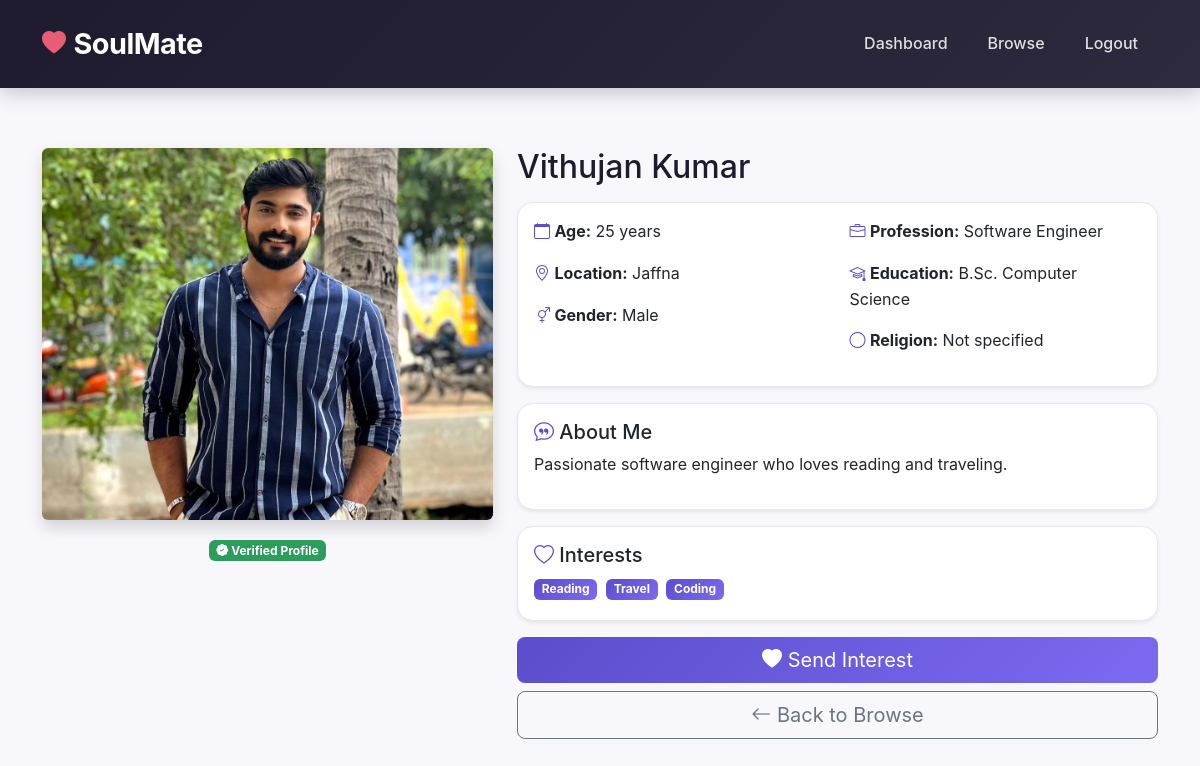
Page /profile.php?id=1 (signed in) on the committed database.
### tables this page shows
CREATE TABLE users (
    id INT AUTO_INCREMENT PRIMARY KEY,
    first_name VARCHAR(50) NOT NULL,
    last_name VARCHAR(50) NOT NULL,
    email VARCHAR(100) UNIQUE NOT NULL,
    password_hash VARCHAR(255) NOT NULL,
    gender ENUM('male', 'female', 'other') NOT NULL,
    birthdate DATE NOT NULL,
    location VARCHAR(50) NOT NULL,
    occupation VARCHAR(100),
    education VARCHAR(50),
    religion VARCHAR(50),
    bio TEXT,
    looking_for ENUM('male', 'female', 'both', 'other'),
    interests TEXT,
    profile_image VARCHAR(255),
    is_verified BOOLEAN DEFAULT FALSE,
    created_at TIMESTAMP DEFAULT CURRENT_TIMESTAMP,
    updated_at TIMESTAMP DEFAULT CURRENT_TIMESTAMP ON UPDATE CURRENT_TIMESTAMP,
    last_login TIMESTAMP NULL
);

### includes/functions.php (called while the page is built, shortened)
<?php
function calculateAge($birthdate) {
    $today = new DateTime();
    $dob = new DateTime($birthdate);
    $diff = $today->diff($dob);
    return $diff->y;
}
function getUserById($userId) {
    $pdo = getDBConnection();
    $stmt = $pdo->prepare("SELECT * FROM users WHERE id = ?");
    $stmt->execute([$userId]);
    return $stmt->fetch();
}
?>

### profile.php (the view, shortened to what this page needs)
<?php
require_once 'includes/functions.php';
$profileId = (int)$_GET['id'];
$profile = getUserById($profileId);
$age = calculateAge($profile['birthdate']);
$imgSrc = 'images/profile1.jpeg';
if (!empty($profile['profile_image']) && file_exists($profile['profile_image'])) {
    $imgSrc = $profile['profile_image'];
} else {
    $localImages = [
        1 => 'profile1.jpeg',
        2 => 'profile2.jpeg',
        3 => 'profile3.jpeg',
        4 => 'profile4.jpeg',
        5 => 'profile5.jpeg',
        6 => 'profile6.jpeg'
    ];
    if (isset($localImages[$profile['id']])) {
        $imgSrc = 'images/' . $localImages[$profile['id']];
    } elseif ($profile['gender'] == 'female') {
        $imgSrc = 'images/profile2.jpeg';
    } else {
        $imgSrc = 'images/profile1.jpeg';
    }
}
?>
<!DOCTYPE html>
<html lang="en">
<head>
    <link href="https://cdn.jsdelivr.net/npm/bootstrap@5.3.2/dist/css/bootstrap.min.css" rel="stylesheet">
    <link rel="stylesheet" href="https://cdn.jsdelivr.net/npm/bootstrap-icons@1.11.3/font/bootstrap-icons.min.css">
    <link rel="stylesheet" href="css/style.css">
</head>
<body>
    <nav class="navbar navbar-expand-lg navbar-dark fixed-top soulmate-navbar">
        <div class="container">
            <a class="navbar-brand fw-bold" href="index.php">
                <i class="bi bi-heart-fill me-2"></i>
                SoulMate
            </a>
            <div class="collapse navbar-collapse" id="navbarNav">
                <ul class="navbar-nav ms-auto">
                    <li class="nav-item"><a class="nav-link" href="dashboard.php">Dashboard</a></li>
                    <li class="nav-item"><a class="nav-link" href="browse.php">Browse</a></li>
                    <li class="nav-item"><a class="nav-link" href="auth/logout.php">Logout</a></li>
                </ul>
            </div>
        </div>
    </nav>
    <div style="padding-top: 100px;">
        <div class="container mt-5">
            <div class="row">
                <div class="col-md-5 text-center">
                    <img src="<?php echo $imgSrc; ?>"
                         class="img-fluid rounded shadow"
                         style="max-height: 500px; width: 100%; object-fit: cover;"
                         alt="<?php echo htmlspecialchars($profile['first_name']); ?>">
                    <div class="mt-3">
                        <span class="badge bg-success"><i class="bi bi-patch-check-fill"></i> Verified Profile</span>
                    </div>
                </div>
                <div class="col-md-7">
                    <h2 class="mb-3"><?php echo htmlspecialchars($profile['first_name'] . ' ' . $profile['last_name']); ?></h2>
                    <div class="card shadow-sm mb-3">
                        <div class="card-body">
                            <div class="row">
                                <div class="col-sm-6">
                                    <p><i class="bi bi-calendar" style="color: #5b4dcc;"></i> <strong>Age:</strong> <?php echo $age; ?> years</p>
                                    <p><i class="bi bi-geo-alt" style="color: #5b4dcc;"></i> <strong>Location:</strong> <?php echo htmlspecialchars($profile['location']); ?></p>
                                    <p><i class="bi bi-gender-ambiguous" style="color: #5b4dcc;"></i> <strong>Gender:</strong> <?php echo ucfirst($profile['gender']); ?></p>
                                </div>
                                <div class="col-sm-6">
                                    <p><i class="bi bi-briefcase" style="color: #5b4dcc;"></i> <strong>Profession:</strong> <?php echo htmlspecialchars($profile['occupation'] ?? 'Not specified'); ?></p>
                                    <p><i class="bi bi-mortarboard" style="color: #5b4dcc;"></i> <strong>Education:</strong> <?php echo htmlspecialchars($profile['education'] ?? 'Not specified'); ?></p>
                                    <p><i class="bi bi-circle" style="color: #5b4dcc;"></i> <strong>Religion:</strong> <?php echo htmlspecialchars($profile['religion'] ?? 'Not specified'); ?></p>
                                </div>
                            </div>
                        </div>
                    </div>
                    <div class="card shadow-sm mb-3">
                        <div class="card-body">
                            <h5><i class="bi bi-chat-quote" style="color: #5b4dcc;"></i> About Me</h5>
                            <p><?php echo nl2br(htmlspecialchars($profile['bio'] ?? 'No bio available.')); ?></p>
                        </div>
                    </div>
                    <?php if ($profile['interests']): ?>
                    <div class="card shadow-sm mb-3">
                        <div class="card-body">
                            <h5><i class="bi bi-heart" style="color: #5b4dcc;"></i> Interests</h5>
                            <?php foreach (explode(',', $profile['interests']) as $interest): ?>
                                <span class="badge me-1 mb-1" style="background: linear-gradient(135deg, #5b4dcc 0%, #7c6af0 100%);"><?php echo htmlspecialchars(trim($interest)); ?></span>
                            <?php endforeach; ?>
                        </div>
                    </div>
                    <?php endif; ?>
                    <button class="btn btn-primary btn-lg w-100 mb-2" onclick="showInterest()" style="background: linear-gradient(135deg, #5b4dcc 0%, #7c6af0 100%); border: none;">
                        <i class="bi bi-heart-fill"></i> Send Interest
                    </button>
                    <a href="browse.php" class="btn btn-outline-secondary btn-lg w-100">
                        <i class="bi bi-arrow-left"></i> Back to Browse
                    </a>
                </div>
            </div>
        </div>
    </div>
</body>
</html>

### css/style.css (style rules this page uses)
:root { --primary-color: #4a3f8c; --primary-dark: #3a3070; --primary-light: #6b5ab8; --secondary-color: #8b7dd6; --secondary-light: #b8aee8; --accent-color: #e85d75; --accent-light: #f08a9f; --dark-color: #1e1b2e; --dark-secondary: #2d2a3e; --gray-dark: #4a4758; --gray-medium: #8a8798; --gray-light: #e8e6ef; --light-color: #f8f7fc; --white: #ffffff; --success-color: #2d9d5d; --warning-color: #e8a838; --danger-color: #d64545; }
* { margin: 0; padding: 0; box-sizing: border-box; }
body { font-family: 'Inter', -apple-system, BlinkMacSystemFont, 'Segoe UI', Roboto, sans-serif; color: var(--dark-color); background-color: var(--light-color); overflow-x: hidden; line-height: 1.6; }
.soulmate-navbar { background: linear-gradient(135deg, var(--dark-color) 0%, var(--dark-secondary) 100%) !important; padding: 1rem 0; box-shadow: 0 4px 20px rgba(30, 27, 46, 0.25); z-index: 1000; backdrop-filter: blur(10px); }
.soulmate-navbar .navbar-brand { font-size: 1.8rem; font-weight: 700; color: var(--white) !important; display: flex; align-items: center; letter-spacing: -0.5px; }
.soulmate-navbar .navbar-brand i { font-size: 1.5rem; color: var(--accent-color); margin-right: 0.5rem; }
.soulmate-navbar .nav-link { font-weight: 500; color: rgba(255, 255, 255, 0.85) !important; padding: 0.5rem 1rem !important; margin: 0 0.25rem; position: relative; transition: all 0.3s ease; border-radius: 6px; }
.btn-primary { background: linear-gradient(135deg, var(--primary-color) 0%, var(--primary-light) 100%); border: none; transition: all 0.3s ease; }
.badge.bg-success { background: var(--success-color) !important; }
.card { border-radius: 16px; border: 1px solid var(--gray-light); overflow: hidden; }

### rows in the picture
users: first_name+last_name "Vithujan Kumar", birthdate "25", location "Jaffna", gender "Male", occupation "Software Engineer", education "B.Sc. Computer Science", religion "Not specified", bio "Passionate software engineer who loves reading and traveling.", interests "Reading", interests "Travel", interests "Coding"
